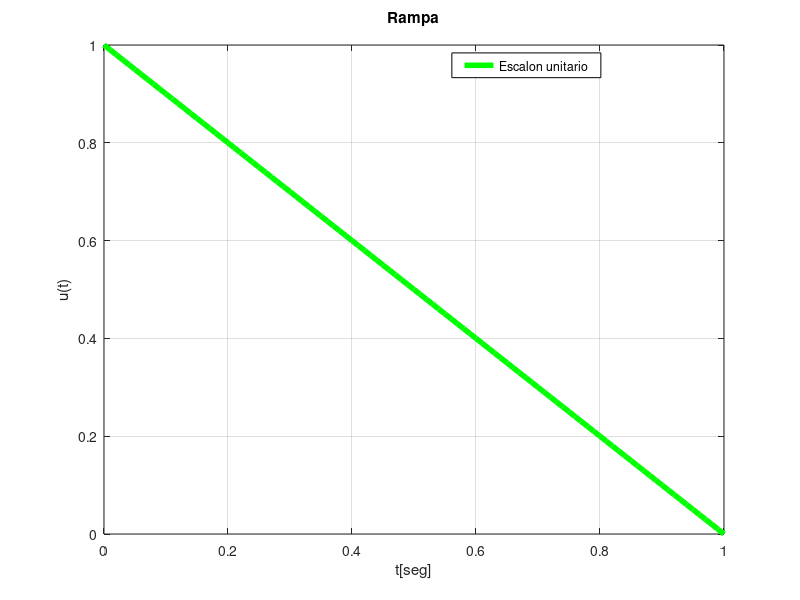

Write the MATLAB code that produced this figure.
clc
clear all
Fs=100;
t1=[0:1/Fs:1];
Lt1=length(t1);
for k=1:Lt1;
    if t1(k)<0;
        u1(k)=0;
    else
        u1(k)=1;
    end
end
r2=-t1.*u1+1;
%t1=t-1 % ranpa ascendente en -1

figure1 = figure;


axes1 = axes('Parent',figure1,'YGrid','on','XGrid','on');
%ylim(axes1,[-.5 1.5]);
box(axes1,'on');
hold(axes1,'on');
plot(t1,r2,'g','DisplayName','Escalon unitario','LineWidth',4);
xlabel('t[seg]');
ylabel('u(t)');
title({'Rampa',''});
legend1 = legend(axes1,'show');
set(legend1,...
    'Position',[0.564823717758594 0.870551656884501 0.186250004323324 0.0370370362091949],...
    'EdgeColor',[0 0 0]);
